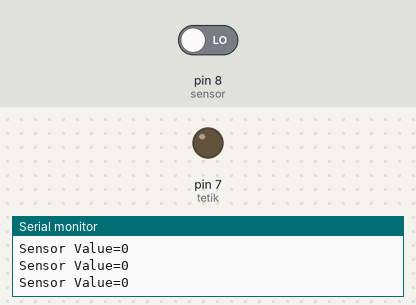
The sketch below on a simulated Arduino Uno, built with avr-gcc and run on an emulated ATmega328P. On the bench: output pins drawn as LEDs (lit = HIGH), the last lines printed to the serial monitor. The test bench sets the inputs (shaded band); at power-on: pin 8 (sensor) LOW.

Above: at 1.2 s.
1.3 s: pin 8 (sensor) driven HIGH
At 1.7 s:
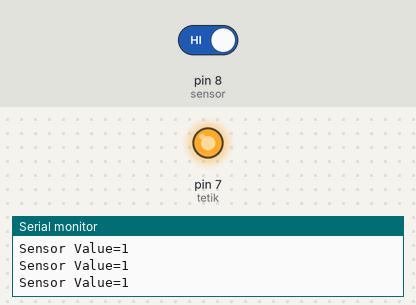
2.9 s: pin 8 (sensor) driven LOW
At 4.3 s:
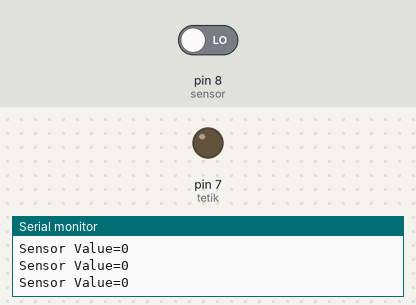
Timing chart, 0 to 5.9 s (numbered marks = the images above; inputs shaded):
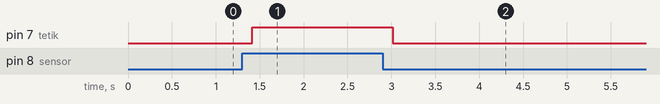

Measured:
- after the input at 1.3 s, pin 7 (tetik): LOW → HIGH after 0.11 s
- after the input at 2.9 s, pin 7 (tetik): HIGH → LOW after 0.12 s

The sketch:

HareketSensoru.ino
```cpp
//#include <LiquidCrystal.h>
//LiquidCrystal lcd(13,12,11,10,9,8);
//#define PirPin 1
int sensor=8;
int tetik=7;
boolean sensorValue=0;
void setup() {
/*lcd.begin(16,2);
pinMode(PirPin,INPUT_PULLUP);*/
Serial.begin(9600);
pinMode(sensor,INPUT);
pinMode(tetik,OUTPUT);
Serial.println("started..");
delay(10);
}

void loop() {
 sensorValue=digitalRead(sensor);
      //lcd.setCursor(0,0);
      //lcd.print("Giris");
      Serial.println("Sensor Value="+String(sensorValue));
      delay(100);
 /*if(pirState==HIGH){
      lcd.setCursor(0,1);
      lcd.print("Hareket VAR!!");
      delay(500);
      lcd.clear();
      }
      else{
      lcd.setCursor(0,0);
      lcd.print("Safe Mode");
      delay(500);
      lcd.clear();
        }*/
        if(sensorValue==1){
           digitalWrite(tetik,HIGH);
          }
          else{
            digitalWrite(tetik,LOW);
            }
}
```
